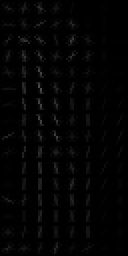
#> input picture data/clothing-dataset-hog/train/dress/4a999110-5b25-48d1-89eb-6d25c38d9db6.jpg, 64 x 128 px, found by its file name (shown 2 times larger); its folder holds only this picture in this run
$ jupyter execute --allow-errors cs3244_old.ipynb
#> lines starting #> are read from the running program, lines starting #| are printed output that depends on the picture
#> further down, img is the input picture: PIL image 64x128 L; min 0, max 75, mean 3.4
#> `img = img.resize((256, 256))`:
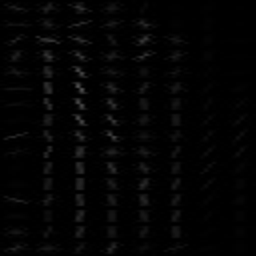
#> img: PIL image 256x256 L; min 0, max 77, mean 3.4
[cell 1]
import numpy as np
import matplotlib.pyplot as plt

[cell 2]
import zipfile
import glob

file = glob.glob('./clothing-dataset-small-master.zip')

#> (the rest of this cell did not finish here and is left out)

[cell 3]
from PIL import Image
import os

data_types = ["train", "test", "validation"]

#> (the rest of this cell did not finish here and is left out)

[cell 4]
X_train = []
y_train = []
train_folder = "./data/clothing-dataset-resized/train"
for folder in os.listdir(train_folder):
    for filename in os.listdir(os.path.join(train_folder, folder)):
        if filename.endswith(".jpg") or filename.endswith(".png"):
            image_path = os.path.join(train_folder, folder, filename)
            img = Image.open(image_path)
            array = np.array(img).ravel()
            X_train.append(array)
            y_train.append(folder)

X_test = []
y_test = []
test_folder = "./data/clothing-dataset-resized/test"
#> (the rest of this cell did not finish here and is left out)

[cell 5]
# KNN using grayscale pixel values

from sklearn.neighbors import KNeighborsClassifier
from sklearn.metrics import accuracy_score

max_accuracy = 0
k = 2
#> (the rest of this cell did not finish here and is left out)

[cell 6]
# DT using grayscale pixel values

from sklearn.tree import DecisionTreeClassifier
from sklearn.metrics import accuracy_score

max_accuracy = 0
max_depth = 2
#> (the rest of this cell did not finish here and is left out)

[cell 7]
from skimage.io import imread, imshow
from skimage import transform
from skimage.filters import prewitt
import os

def preprocess_image_edge_only(image):
    resized_image = transform.resize(image, (256, 256), anti_aliasing=True)
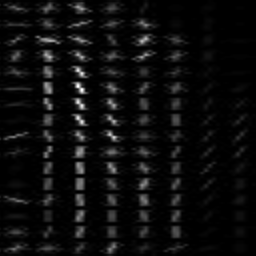
#> resized_image: shape (256, 256) float64; min 0, max 0.257, mean 0.0132; drawn with min black and max white
    edges_prewitt = prewitt(resized_image)
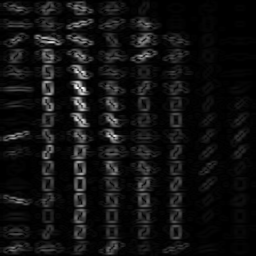
#> edges_prewitt: shape (256, 256) float64; min 0, max 0.111, mean 0.00765; drawn with min black and max white
    edges_prewitt_array = edges_prewitt.reshape(1, 256 * 256)[0]
    return edges_prewitt_array

def preprocess_image(image):
    resized_image = transform.resize(image, (256, 256), anti_aliasing=True)
    edges_prewitt = prewitt(resized_image)
    edges_prewitt_array = edges_prewitt.reshape(1, 256 * 256)
    image_array = resized_image.reshape(1, 256 * 256)
    return np.concatenate((edges_prewitt_array[0], image_array[0]))
